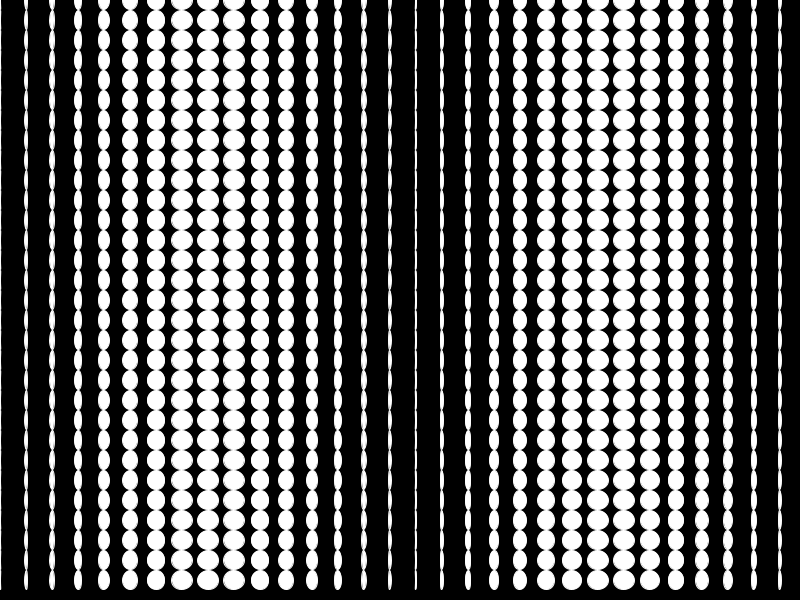
Frame 1 (no input)
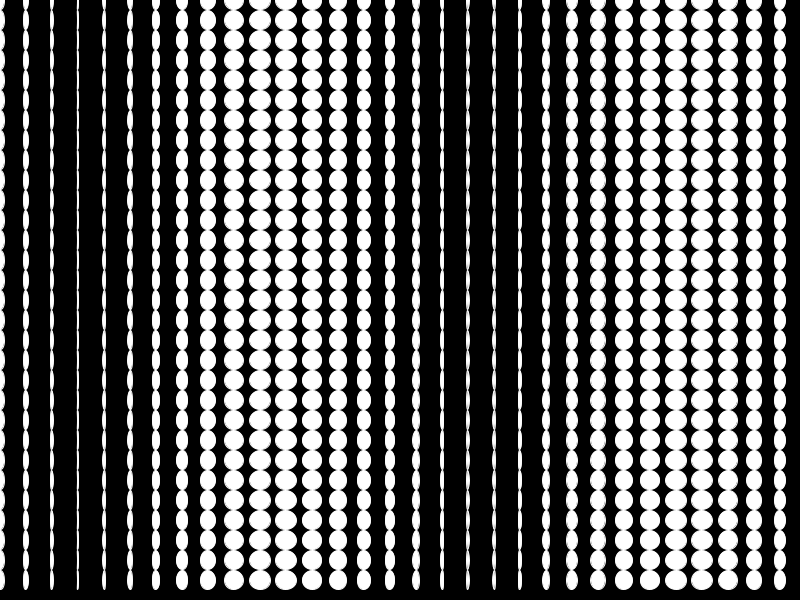
Frame 60 (the mouse pressed at the canvas centre just before this capture)
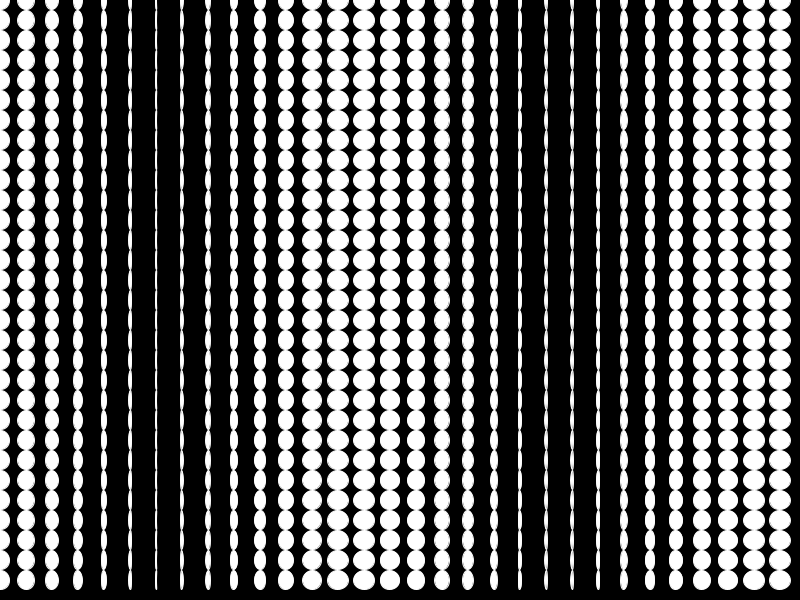
Frame 120 (the mouse held since frame 60 and released just before this capture)

The Processing sketch that drew these frames (run headless with seeded random() and noise(); from frame 60 on, the mouse is pressed at the canvas centre):

// Processing sketch: processing_59331
// ── processing_59331.pde

// Op_Art_Riley 'Travelling wave' version
//Revised 2014-04-06 for Processing version 2.0
//Original version for Processing 1.5, 2012-04-17

//by Phillip Kent
//phillip.kent@gmail.com, http://www.phillipkent.net

//Available at:
// http://www.openprocessing.org/sketch/59331
// http://www.openprocessing.org/user/18229

//Created for DesignScience:  http://design-science.org.uk
//This code appeared in Litmus Paper Issue 2 at the Cheltenham Science Festival 2012.
// http://issuu.com/cheltenhamfestivals/docs/litmus_day2/1
// http://design-science.org.uk/litmus-paper/
// http://design-science.org.uk/algorithmic-thinking-with-processing

int Nx = 40; //number of ellipses across
int Ny = 30; //number of ellipses down
int t = 0;

void setup() {
  size(800,600);
  ellipseMode(CENTER);
  stroke(255);
  smooth();
  frameRate(7);
}

void draw() {
  background(0);
  t++;
  //draw the shapes
  for (int j=0;j<height;j=j+width/Nx){
  for (int i=0;i<width;i=i+width/Ny){
  ellipse (i, j, 0.95*(width/Nx)*(1.2+cos((4*i*PI/width) - (t*2*PI/50) +PI))/2, 0.95*(height/Ny));
 } 
}
//  Use this code to output a still frame
//noLoop();
//save("op_art_riley_image_output.tif");
}
